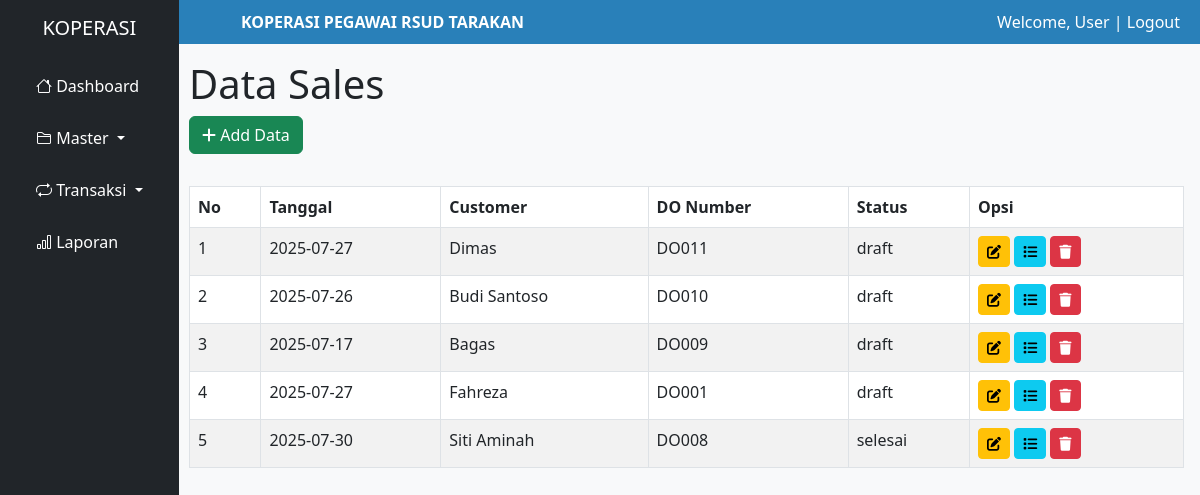
The page /sales.php on the database its author committed.
### tables this page shows
CREATE TABLE `sales` (
  `id_sales` int NOT NULL,
  `tgl_sales` date DEFAULT NULL,
  `id_customer` int DEFAULT NULL,
  `do_number` varchar(50) DEFAULT NULL,
  `status` varchar(20) DEFAULT NULL
);

CREATE TABLE `customer` (
  `id_customer` int NOT NULL,
  `nama_customer` varchar(100) DEFAULT NULL,
  `alamat` text,
  `telp` varchar(20) DEFAULT NULL,
  `fax` varchar(20) DEFAULT NULL,
  `email` varchar(100) DEFAULT NULL
);

### sales.php (the view, shortened to what this page needs)
<?php
include 'templates/header.php';
include 'templates/sidebar.php';
include 'db.php';
$query = mysqli_query($koneksi, "SELECT sales.*, customer.nama_customer
                                 FROM sales
                                 LEFT JOIN customer ON sales.id_customer = customer.id_customer
                                 ORDER BY id_sales DESC");
?>
<div class="flex-grow-1" style="margin-left: 173px;">
    <?php include "templates/header_dash.php"; ?>
    <div class="content-wrapper ms-3 mt-3 me-3">
        <section class="content-header">
            <h1>Data Sales</h1>
        </section>
        <section class="content mb-4">
            <button class="btn btn-success mb-2" type="button" data-bs-toggle="collapse" data-bs-target="#formSales">
                <i class="fa fa-plus"></i> Add Data
            </button>
        </section>
        <section class="content">
            <table class="table table-bordered table-striped">
                <thead>
                    <tr>
                        <th>No</th>
                        <th>Tanggal</th>
                        <th>Customer</th>
                        <th>DO Number</th>
                        <th>Status</th>
                        <th>Opsi</th>
                    </tr>
                </thead>
                <tbody>
                    <?php
                    $no = 1;
                    while ($row = mysqli_fetch_assoc($query)) {
                        echo "<tr>
                            <td>$no</td>
                            <td>{$row['tgl_sales']}</td>
                            <td>{$row['nama_customer']}</td>
                            <td>{$row['do_number']}</td>
                            <td>{$row['status']}</td>
                            <td>
                                <a href='sales.php?id={$row['id_sales']}' class='btn btn-warning btn-sm'><i class='fa fa-edit'></i></a>
                                <a href='sales_detail.php?id_sales={$row['id_sales']}' class='btn btn-info btn-sm'><i class='fa fa-list'></i></a>
                                <a href='sales.php?hapus={$row['id_sales']}' class='btn btn-danger btn-sm' onclick='return confirm(\"Yakin hapus?\")'><i class='fa fa-trash'></i></a>
                            </td>
                        </tr>";
                        $no++;
                    }
                    ?>
                </tbody>
            </table>
        </section>
    </div>
</div>
<?php include 'templates/footer.php'; ?>

### templates/header.php (style rules this page uses)
body { font-family: 'Segoe UI', sans-serif; background-color: #f8f9fa; }

### rows shown on the page
sales: tgl_sales "2025-07-27", id_customer.nama_customer "Dimas", do_number "DO011", status "draft"
sales: tgl_sales "2025-07-26", id_customer.nama_customer "Budi Santoso", do_number "DO010", status "draft"
sales: tgl_sales "2025-07-17", id_customer.nama_customer "Bagas", do_number "DO009", status "draft"
sales: tgl_sales "2025-07-27", id_customer.nama_customer "Fahreza", do_number "DO001", status "draft"
sales: tgl_sales "2025-07-30", id_customer.nama_customer "Siti Aminah", do_number "DO008", status "selesai"

### other values the page prints
$_SESSION['user']['nama_user'] "User"
